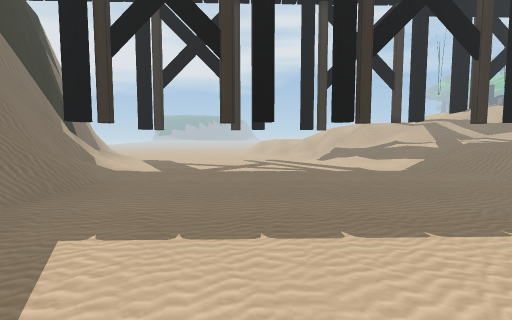
View 1 (above)

20 first-person views from a walk through a scene from a Unity 3-D project. The camera is 1.4 m above the floor, tilts 4° down and sees 90° across. Doors are open. The floor is counted in squares, 1.07 m on a side. Each view is taken from the middle of a square. On the plan, view 1 faces up. The plan holds only what a view shows up to about 13 squares ahead; the rest is blank. The place goes on beyond the plan. The player is left out. Some animated figures are not drawn. Some surface patterns are stand-ins.

View 2
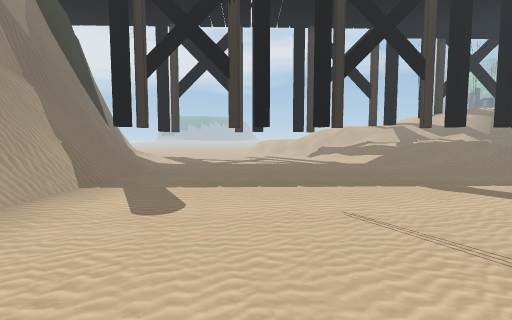

View 3
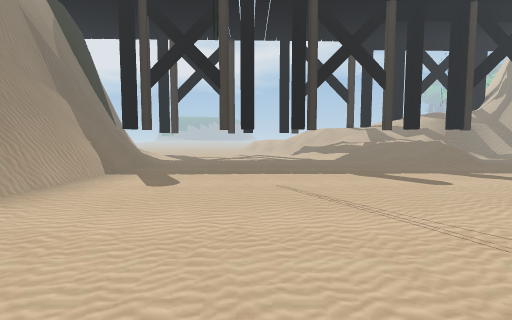

View 4
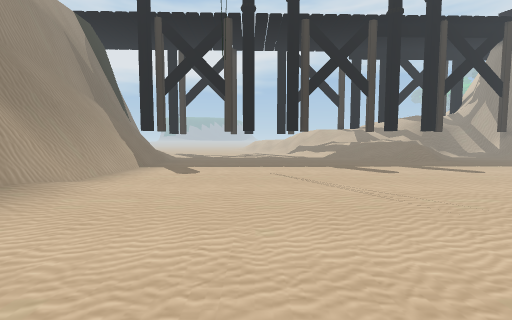

View 5
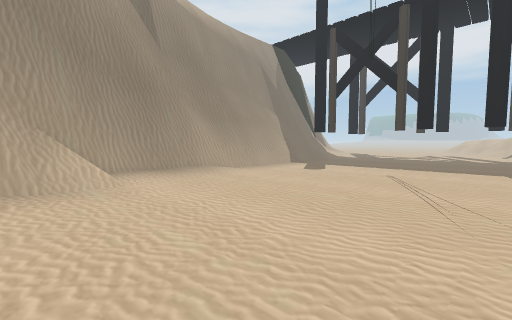

View 6
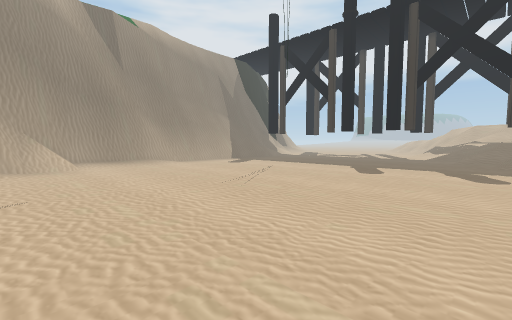

View 7
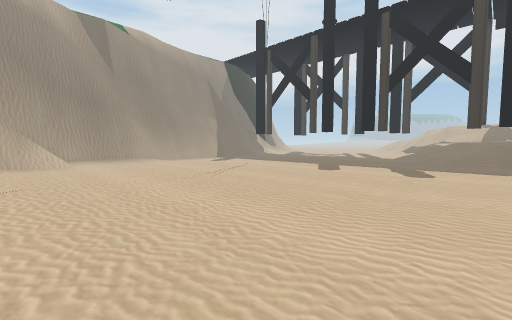

View 8
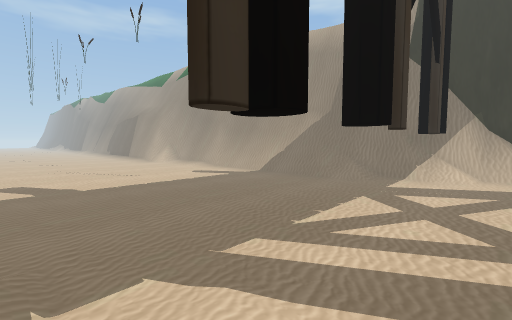

View 9
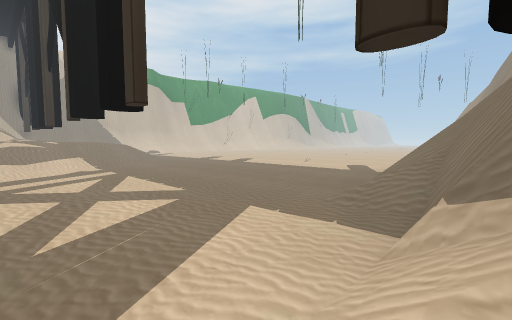

View 10
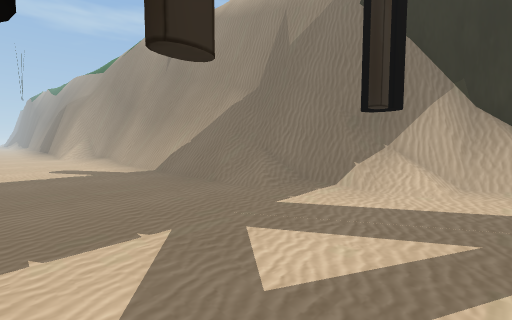

View 11
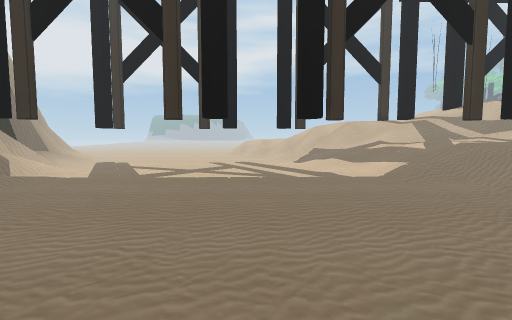

View 12
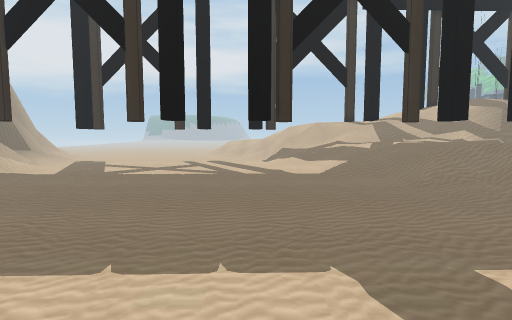

View 13
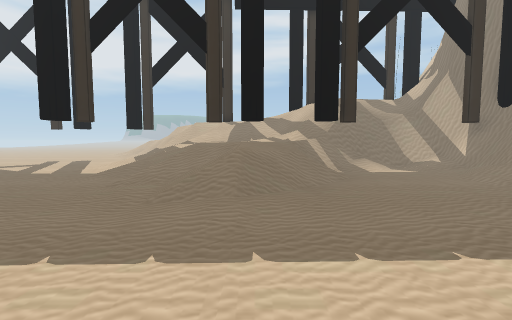

View 14
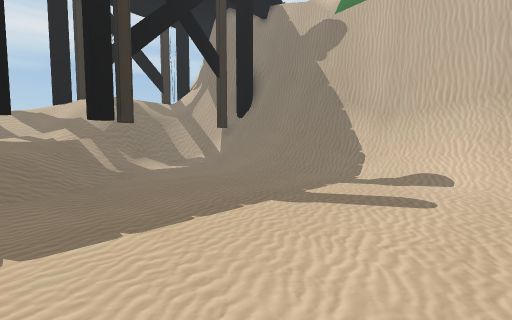

View 15
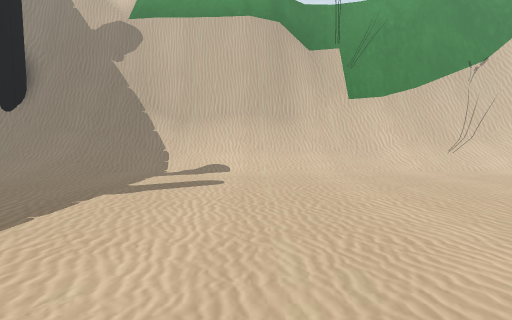

View 16
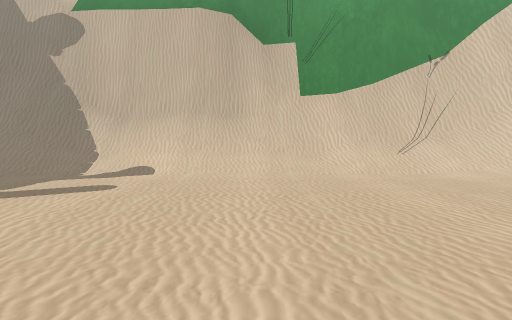

View 17
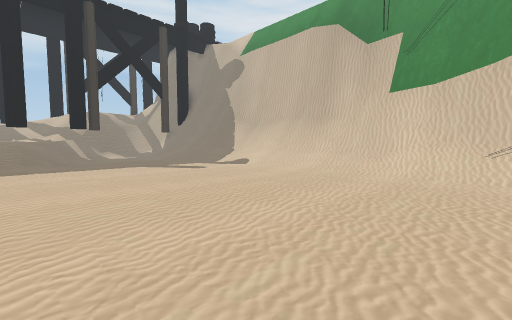

View 18
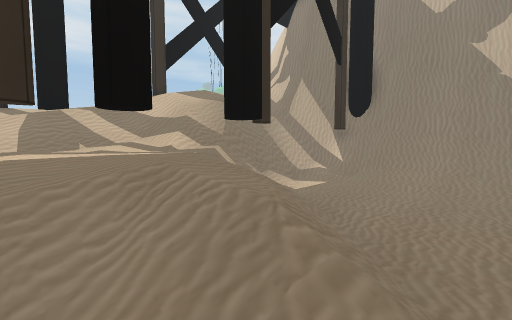

View 19
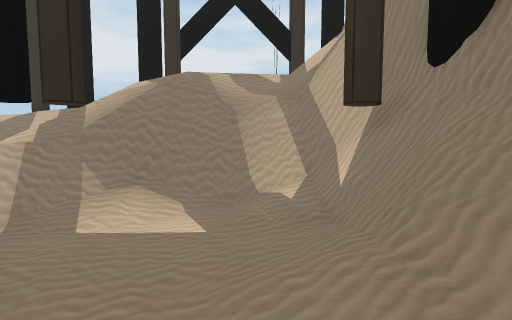

View 20
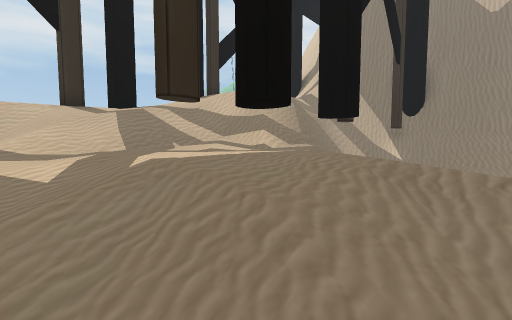

### Floor plan
Key: @ floor where view 1 was taken; # wall or solid block; x gap in a wall; . main floor; : floor 0.25 m higher than the main floor; + floor 1.25 m higher than the main floor; * floor 1.5 m higher than the main floor; / step, stairs or slope; = window, fence, low wall or low ledge; v drop or lower ground; O other object.
Columns run from 9 left of view 1 to 28 right of it. Each row starts with its distance up from view 1.
 15 =.............////+*****//#######
 14 =............../////****/#======###
 13 #O..............////#x#*/#=O../####
 12 #==.............////****//.....##=#
 11 ##=............./////**// ..../#==#
 10  #=/..............////////....///=# v
  9  #=/..............///////.....///=# vv
  8  #=//............../////......///=# vv
  7 ##=//...............///.......///=#  v
  6 ##///.........................../=##
  5 ##==#.........................../=###
  4  #=#=...........................///##
  3  ###=...........................///##v
  2    #=.........................../=###v
  1    #=.........................../=##
  0    #=....@....................../=##
 -1    #=.........................../=#
 -2    #=.........................../=#
 -3    #=:........................../=#
 -4    #=.........................../=#
 -5    #=.........................../=#
 -6    #=.........................../=#
 -7    #=.........................../=#  v
 -8    ##O........................../=#  v
 -9    ###........................../=#  v
-10    ###=........................./=#

Positions as (right, up) in squares from view 1, and headings:
1: (0, 0), facing up
2: (0, -4), facing up
3: (1, -7), facing up
4: (1, -10), facing up
5: (5, -10), facing up-left
6: (11, -10), facing up-left
7: (13, -10), facing up-left
8: (7, 15), facing down-left
9: (-8, 15), facing down-right
10: (0, 15), facing down-left
11: (2, 2), facing up
12: (4, 1), facing up
13: (13, 1), facing up
14: (13, 0), facing up-right
15: (11, 0), facing right
16: (12, -3), facing right
17: (12, -10), facing up-right
18: (11, 7), facing up-right
19: (21, 8), facing up
20: (9, 9), facing up-right
